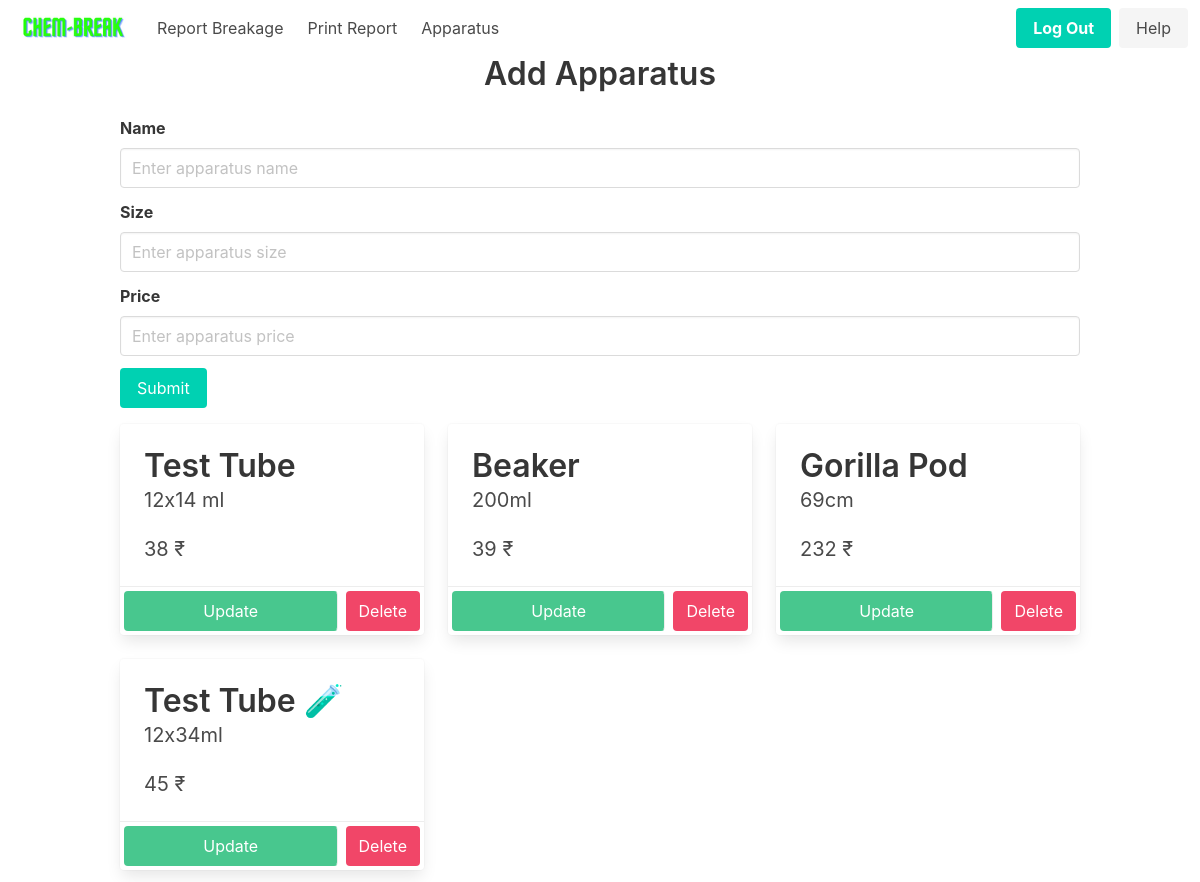
The app's page /home/apparatus (signed in), older data.
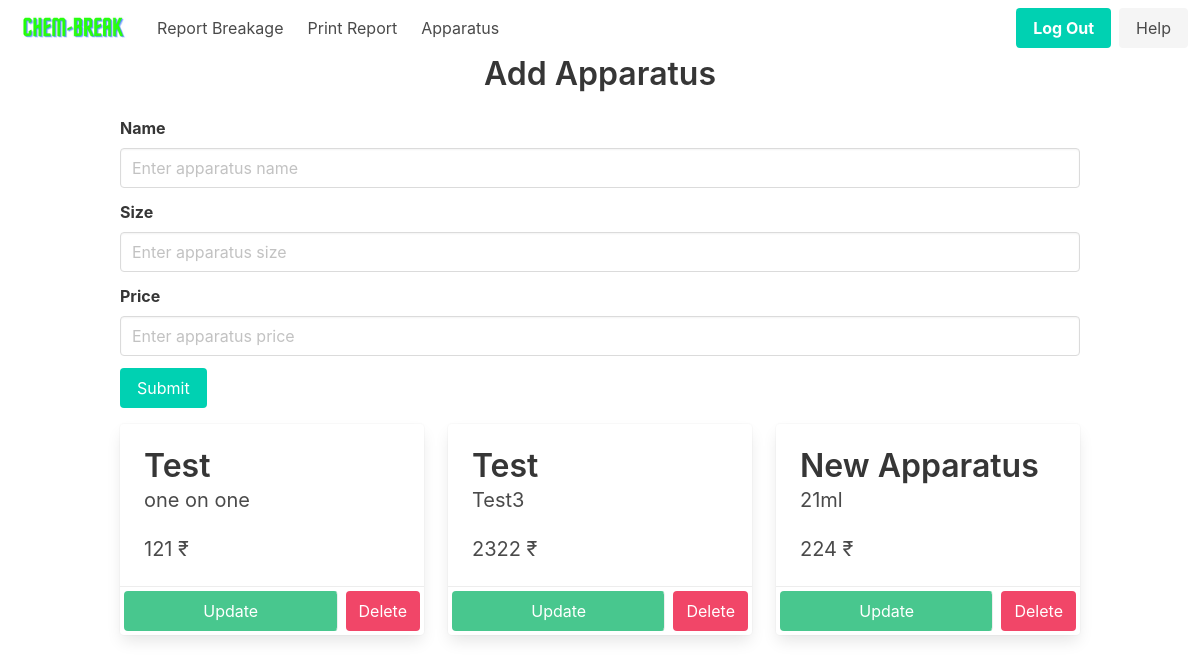
The same page, newer data.
### app/models.py (models this page shows)
class Apparatus(db.Model):
    __tablename__ = "apparatus"
    id = db.Column(db.Integer, primary_key=True)
    name = db.Column(db.String(100), nullable=False)
    size = db.Column(db.String(100), nullable=False)
    price = db.Column(db.Integer, nullable=False)

### app/routes.py (the view)
@main.route('/home/apparatus')
@login_required
def apparatus():
    return render_template('apparatus.html', apparatuses=Apparatus.query.all())

### app/__init__.py (called while the page is built)
def create_app(config=None):
    app = Flask(__name__)
    if config:
        app.config.from_object(config)
    db.init_app(app)
    login_manager = LoginManager()
    login_manager.login_view = 'auth.login'
    login_manager.init_app(app)
    with app.app_context():
        from app.models import User, Breakage, Student, Apparatus, Record, Bank
        db.create_all()
    from app.models import User
    @login_manager.user_loader
    def load_user(user_id):
        return User.query.get(int(user_id))
    from .auth import auth as auth_blueprint
    app.register_blueprint(auth_blueprint)
    from .routes import main as main_blueprint
    app.register_blueprint(main_blueprint)
    return app

### app/templates/apparatus.html (shortened to what this page needs)
{% extends 'nav_base.html' %}
{% block content %}
<div class="container is-max-desktop">
    <h1 class="title has-text-centered">Add Apparatus</h1>
    <form method="post">
        <div class="field">
            <label class="label">Name</label>
            <div class="control">
                <input class="input" type="text" placeholder="Enter apparatus name" name="name" required>
            </div>
        </div>
        <div class="field">
            <label class="label">Size</label>
            <div class="control">
                <input class="input" type="text" placeholder="Enter apparatus size" name="size">
            </div>
        </div>
        <div class="field">
            <label class="label">Price</label>
            <div class="control">
                <input class="input" type="number" placeholder="Enter apparatus price" name="price" min="0" required>
            </div>
        </div>
        <div class="field">
            <div class="control">
                <button class="button is-primary" type="submit">Submit</button>
            </div>
        </div>
    </form>
</div>
<div class="container mt-4">
    <div class="columns is-multiline">
        {% for apparatus in apparatuses %}
        <div class="column is-one-third">
            <div class="card">
                <div class="card-content">
                    <p class="title">{{ apparatus.name }}</p>
                    <p class="subtitle">{{ apparatus.size }}</p>
                    <p class="subtitle">{{ apparatus.price }} ₹</p>
                </div>
                <footer class="card-footer">
                    <a href="{{ url_for('main.update_apparatus', id = apparatus.id) }}" class="card-footer-item button is-success m-1">Update</a>
                    <form action="{{ url_for('main.delete_apparatus', id=apparatus.id) }}" method="POST">
                        <button type="submit" class="card-footer-item button is-danger m-1">Delete</button>
                    </form>
                </footer>
            </div>
        </div>
        {% endfor %}
    </div>
</div>
{% endblock %}

### app/templates/nav_base.html (shortened to what this page needs)
<!DOCTYPE html>
<html lang="en">
<head>
    <link rel="stylesheet" href="https://cdn.jsdelivr.net/npm/bulma@0.9.4/css/bulma.min.css">
    <link rel="stylesheet" href="https://cdnjs.cloudflare.com/ajax/libs/font-awesome/6.3.0/css/all.min.css"
 />
</head>
<body>
    <nav class="navbar" role="navigation" aria-label="main navigation">
        <div class="navbar-brand">
            <a class="navbar-item" href="{{ url_for('main.home') }}">
                <img src="{{ url_for('static', filename='logo-home.png')}}">
            </a>
        </div>
        <div id="navbarBasicExample" class="navbar-menu">
            <div class="navbar-start">
                <a class="navbar-item">
                    Report Breakage
                </a>
                <a class="navbar-item">
                    Print Report
                </a>
                <a class="navbar-item">
                    Apparatus
                </a>
            </div>
            <div class="navbar-end">
                <div class="navbar-item">
                    <div class="buttons">
                        <a class="button is-primary" href="{{ url_for('auth.logout')}}">
                            <strong>Log Out</strong>
                        </a>
                        <a class="button is-light" href="{{ url_for('main.help') }}">
                            Help
                        </a>
                    </div>
                </div>
            </div>
        </div>
    </nav>
    {% block content %}
    {% endblock %}
</body>
</html>

Row changes from the older to the newer data that the page shows:
removed Apparatus: name "Beaker", size "200ml", price "39"
removed Apparatus: name "Gorilla Pod", size "69cm", price "232"
removed Apparatus: name "Test Tube 🧪", size "12x34ml", price "45"
changed Apparatus: name "Test Tube" → "Test"; size "12x14 ml" → "one on one"; price "38" → "121"
added Apparatus: name "Test", size "Test3", price "2322"
added Apparatus: name "New Apparatus", size "21ml", price "224"
